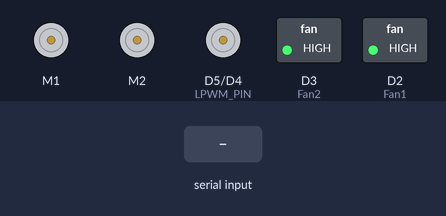
Recording of a sketch running on a simulated ESP8266 (NodeMCU). Parts: 2 × DC motor (green arrow = forward, orange = backward, longer = faster), motor-driver pin pairs drawn as motors (green arrow = first pin HIGH = forward, orange = second pin HIGH = backward, longer = more drive), switched loads named in the sketch (green lamp = pin HIGH). The inputs (shaded band) are chosen by the test bench.

Above: at 3.2 s.
3.3 s: "FORWARD\n" received over Serial
At 5.2 s:
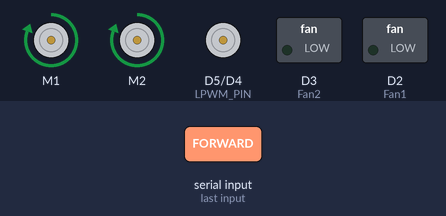
6.3 s: "BACKWARD\n" received over Serial
At 8.3 s:
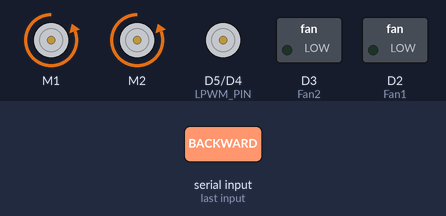
9.3 s: "LEFT\n" received over Serial
At 10.6 s:
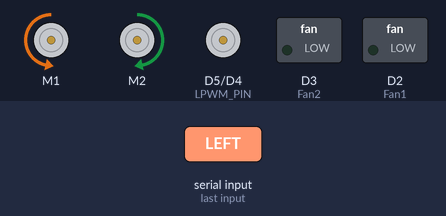
12.3 s: "RIGHT\n" received over Serial
At 14.4 s:
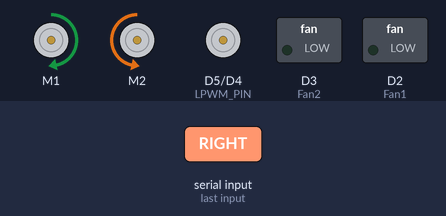
15.3 s: "UP\n" received over Serial
At 16.5 s:
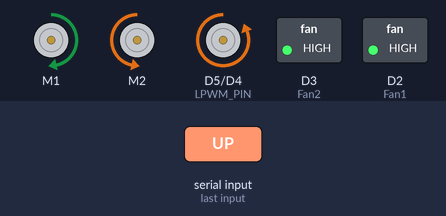
16.8 s: "DOWN\n" received over Serial
At 17.8 s:
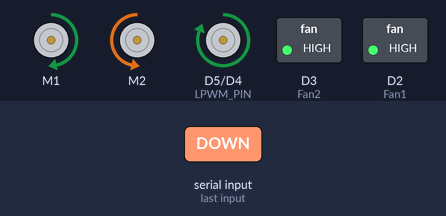
Timing chart, 0 to 19.3 s (numbered marks = the images above; inputs shaded):
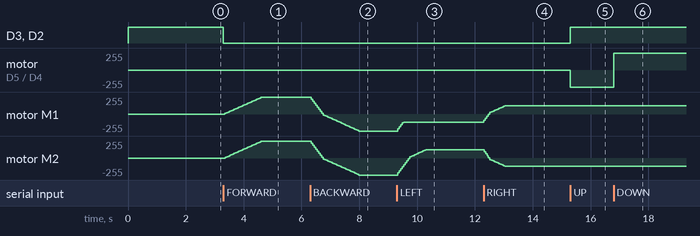

The sketch:

Motor.ino
```cpp
#include <SabertoothSimplified.h>

// Hardware serial configuration
HardwareSerial SaberSerial(2);
SabertoothSimplified ST(SaberSerial);

// Pin definitions
const int Fan1     = D2;
const int Fan2     = D3;
const int RPWM_PIN = D4;
const int LPWM_PIN = D5;
const int LIDAR_RX = D6;
const int LIDAR_TX = D7;

// Timing and state variables
unsigned long lastCommandTime = 0;
unsigned long lastLidarTime   = 0;
int lidarState = 0;
unsigned long lidarTimer = 0;

const unsigned long WATCHDOG_TIMEOUT = 500;

// Motor speeds
const int DRIVE_SPEED = 127;
const int TURN_SPEED  = 63;

// Kinematic profiling parameters
int currentSpeedM1 = 0;
int currentSpeedM2 = 0;
int targetSpeedM1  = 0;
int targetSpeedM2  = 0;
int lastSentM1     = -999;
int lastSentM2     = -999;

const int ACCEL_STEP = 5;
const int BRAKE_STEP = 15;
const int RAMP_INTERVAL = 50;
unsigned long lastRampTime = 0;

// LiDAR request payload
const byte request[] = {0x01, 0x03, 0x00, 0x00, 0x00, 0x01, 0x84, 0x0A};
float currentDist = 0;

// Serial command buffer
static char cmdBuf[32];
static int  cmdLen = 0;

void setupLidar() {
  Serial1.begin(115200, SERIAL_8N1, LIDAR_RX, LIDAR_TX);
}

void pollLidar() {
  if (lidarState == 0 && (millis() - lastLidarTime > 100)) {
    while (Serial1.available()) Serial1.read();
    Serial1.write(request, sizeof(request));
    lidarTimer = millis();
    lidarState = 1;
  }
  else if (lidarState == 1 && (millis() - lidarTimer > 50)) {
    if (Serial1.available() >= 7) {
      byte response[7];
      for (int i = 0; i < 7; i++) response[i] = Serial1.read();

      if (response[0] == 0x01 && response[1] == 0x03) {
        int rawCm = (response[3] << 8) | response[4];
        currentDist = rawCm / 30.48; // Convert to feet
      }
    }
    lidarState = 0;
    lastLidarTime = millis();
  }
}

void setup() {
  SaberSerial.begin(9600, SERIAL_8N1, -1, D8);
  Serial.begin(115200);
  setupLidar();

  pinMode(Fan1,     OUTPUT);
  pinMode(Fan2,     OUTPUT);
  pinMode(RPWM_PIN, OUTPUT);
  pinMode(LPWM_PIN, OUTPUT);

  digitalWrite(RPWM_PIN, LOW);
  digitalWrite(LPWM_PIN, LOW);
  digitalWrite(Fan1, HIGH);
  digitalWrite(Fan2, HIGH);

  delay(2000);

  strcpy(cmdBuf, "STOP");
  handleCommand();

  ST.motor(1, 0);
  ST.motor(2, 0);
}

void handleCommand() {
  lastCommandTime = millis();

  if (strcmp(cmdBuf, "FORWARD") == 0) {
    targetSpeedM1 = DRIVE_SPEED;
    targetSpeedM2 = DRIVE_SPEED;
    digitalWrite(Fan1, LOW);  digitalWrite(Fan2, LOW);
  }
  else if (strcmp(cmdBuf, "BACKWARD") == 0) {
    targetSpeedM1 = -DRIVE_SPEED;
    targetSpeedM2 = -DRIVE_SPEED;
    digitalWrite(Fan1, LOW);  digitalWrite(Fan2, LOW);
  }
  else if (strcmp(cmdBuf, "LEFT") == 0) {
    targetSpeedM1 = -TURN_SPEED;
    targetSpeedM2 =  TURN_SPEED;
    digitalWrite(Fan1, LOW);  digitalWrite(Fan2, LOW);
  }
  else if (strcmp(cmdBuf, "RIGHT") == 0) {
    targetSpeedM1 =  TURN_SPEED;
    targetSpeedM2 = -TURN_SPEED;
    digitalWrite(Fan1, LOW);  digitalWrite(Fan2, LOW);
  }
  else if (strcmp(cmdBuf, "UP") == 0) {
    digitalWrite(LPWM_PIN, LOW);  digitalWrite(RPWM_PIN, HIGH);
    digitalWrite(Fan1, HIGH);     digitalWrite(Fan2, HIGH);
  }
  else if (strcmp(cmdBuf, "DOWN") == 0) {
    digitalWrite(RPWM_PIN, LOW);  digitalWrite(LPWM_PIN, HIGH);
    digitalWrite(Fan1, HIGH);     digitalWrite(Fan2, HIGH);
  }

  // Standard forward arcs
  else if (strcmp(cmdBuf, "ARC_LEFT") == 0) {
    targetSpeedM1 = TURN_SPEED;
    targetSpeedM2 = DRIVE_SPEED;
    digitalWrite(Fan1, LOW);  digitalWrite(Fan2, LOW);
  }
  else if (strcmp(cmdBuf, "ARC_RIGHT") == 0) {
    targetSpeedM1 = DRIVE_SPEED;
    targetSpeedM2 = TURN_SPEED;
    digitalWrite(Fan1, LOW);  digitalWrite(Fan2, LOW);
  }

  // Tight forward arcs
  else if (strcmp(cmdBuf, "TIGHT_ARC_LEFT") == 0) {
    targetSpeedM1 = 0;
    targetSpeedM2 = TURN_SPEED;
    digitalWrite(Fan1, LOW);  digitalWrite(Fan2, LOW);
  }
  else if (strcmp(cmdBuf, "TIGHT_ARC_RIGHT") == 0) {
    targetSpeedM1 = TURN_SPEED;
    targetSpeedM2 = 0;
    digitalWrite(Fan1, LOW);  digitalWrite(Fan2, LOW);
  }

  // Standard reverse arcs
  else if (strcmp(cmdBuf, "ARC_REV_LEFT") == 0) {
    targetSpeedM1 = -TURN_SPEED;
    targetSpeedM2 = -DRIVE_SPEED;
    digitalWrite(Fan1, LOW);  digitalWrite(Fan2, LOW);
  }
  else if (strcmp(cmdBuf, "ARC_REV_RIGHT") == 0) {
    targetSpeedM1 = -DRIVE_SPEED;
    targetSpeedM2 = -TURN_SPEED;
    digitalWrite(Fan1, LOW);  digitalWrite(Fan2, LOW);
  }

  // Tight reverse arcs
  else if (strcmp(cmdBuf, "TIGHT_ARC_REV_LEFT") == 0) {
    targetSpeedM1 = 0;
    targetSpeedM2 = -TURN_SPEED;
    digitalWrite(Fan1, LOW);  digitalWrite(Fan2, LOW);
  }
  else if (strcmp(cmdBuf, "TIGHT_ARC_REV_RIGHT") == 0) {
    targetSpeedM1 = -TURN_SPEED;
    targetSpeedM2 = 0;
    digitalWrite(Fan1, LOW);  digitalWrite(Fan2, LOW);
  }

  else if (strcmp(cmdBuf, "FAN") == 0) {
    digitalWrite(Fan1, LOW);  digitalWrite(Fan2, LOW);
  }
  else if (strcmp(cmdBuf, "STOP") == 0) {
    targetSpeedM1 = 0;
    targetSpeedM2 = 0;
    digitalWrite(RPWM_PIN, LOW);  digitalWrite(LPWM_PIN, LOW);
    digitalWrite(Fan1, HIGH);     digitalWrite(Fan2, HIGH);
  }
}

void loop() {
  // Process incoming serial commands
  while (Serial.available() > 0) {
    char c = (char)Serial.read();
    if (c == '\n' || c == '\r') {
      if (cmdLen > 0) {
        cmdBuf[cmdLen] = '\0';
        handleCommand();
        cmdLen = 0;
      }
    }
    else if (cmdLen < (int)sizeof(cmdBuf) - 1) {
      cmdBuf[cmdLen++] = c;
    }
    else {
      cmdLen = 0;
    }
  }

  // Dual-channel kinematic profiling
  if (millis() - lastRampTime > RAMP_INTERVAL) {
    lastRampTime = millis();

    // Determine acceleration vs. braking step values
    int stepM1 = ACCEL_STEP;
    if ((currentSpeedM1 > 0 && targetSpeedM1 < currentSpeedM1) ||
        (currentSpeedM1 < 0 && targetSpeedM1 > currentSpeedM1)) {
      stepM1 = BRAKE_STEP;
    }

    int stepM2 = ACCEL_STEP;
    if ((currentSpeedM2 > 0 && targetSpeedM2 < currentSpeedM2) ||
        (currentSpeedM2 < 0 && targetSpeedM2 > currentSpeedM2)) {
      stepM2 = BRAKE_STEP;
    }

    // Apply speed adjustments for Motor 1
    if (currentSpeedM1 < targetSpeedM1) {
      currentSpeedM1 += stepM1;
      if (currentSpeedM1 > targetSpeedM1) currentSpeedM1 = targetSpeedM1;
    }
    else if (currentSpeedM1 > targetSpeedM1) {
      currentSpeedM1 -= stepM1;
      if (currentSpeedM1 < targetSpeedM1) currentSpeedM1 = targetSpeedM1;
    }

    // Apply speed adjustments for Motor 2
    if (currentSpeedM2 < targetSpeedM2) {
      currentSpeedM2 += stepM2;
      if (currentSpeedM2 > targetSpeedM2) currentSpeedM2 = targetSpeedM2;
    }
    else if (currentSpeedM2 > targetSpeedM2) {
      currentSpeedM2 -= stepM2;
      if (currentSpeedM2 < targetSpeedM2) currentSpeedM2 = targetSpeedM2;
    }

    // Transmit updated speeds to Sabertooth controller
    if (currentSpeedM1 != lastSentM1 || currentSpeedM2 != lastSentM2) {
      ST.motor(1, currentSpeedM1);
      ST.motor(2, currentSpeedM2);

      lastSentM1 = currentSpeedM1;
      lastSentM2 = currentSpeedM2;
    }
  }

  // Watchdog timeout implementation (Currently disabled)
  /*
  if (millis() - lastCommandTime > WATCHDOG_TIMEOUT) {
    targetSpeedM1 = 0;
    targetSpeedM2 = 0;
    digitalWrite(RPWM_PIN, LOW);  digitalWrite(LPWM_PIN, LOW);
    digitalWrite(Fan1, HIGH);     digitalWrite(Fan2, HIGH);
    lastCommandTime = millis();
  }
  */

  pollLidar();
}
```

Measured:
- after the input at 3.3 s, D3 (Fan2), D2 (Fan1): HIGH → LOW at once; motor M1: moves from stopped to forward 255/255 over 1.3 s, starting after 0.05 s; motor M2: moves from stopped to forward 255/255 over 1.3 s, starting after 0.06 s
- after the input at 6.3 s, motor M1, motor M2: moves from forward 255/255 to backward 255/255 over 1.6 s, starting at once
- after the input at 9.3 s, motor M1: backward 255/255 → backward 126/255 at once; motor M2: moves from backward 255/255 to forward 126/255 over 0.97 s, starting at once
- after the input at 12.3 s, motor M1: moves from backward 126/255 to forward 126/255 over 0.77 s, starting at once; motor M2: moves from forward 126/255 to backward 126/255 over 0.77 s, starting at once
- after the input at 15.3 s, D3 (Fan2), D2 (Fan1): LOW → HIGH at once; motor on D5 (LPWM_PIN) / D4 (RPWM_PIN): stopped → backward 255/255 at once
- after the input at 16.8 s, motor on D5 (LPWM_PIN) / D4 (RPWM_PIN): backward 255/255 → forward 255/255 at once
